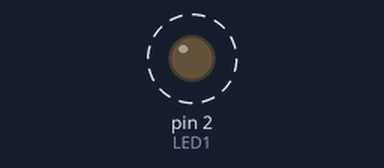
The sketch below on a simulated Arduino Uno, built with avr-gcc and run on an emulated ATmega328P. On the bench: output pins drawn as LEDs (lit = HIGH). Dashed ring = blinking.

Above: at 0.5 s.
Timing chart, 0 to 4.6 s (numbered marks = the images above):
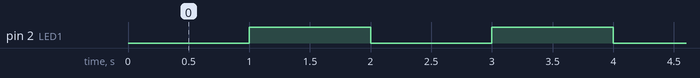

The sketch:

LED_blink.ino
```cpp
int LED1 = 2;      // Assign LED1 to pin GPIO2
int Time = 1000;

void setup() {

  // initialize GPIO2 and GPIO16 as an output

  pinMode(LED1, OUTPUT);

}

// the loop function runs forever

void loop() {

  digitalWrite(LED1, LOW);     // turn the LED off

  delay(Time);                // wait for a second

  digitalWrite(LED1, HIGH);  // turn the LED on

  delay(Time);               // wait for a second

}
```

Measured:
- by itself, pin 2 (LED1): alternates HIGH for 1.0 s and LOW for 1.0 s
